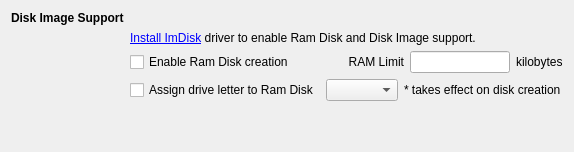
           <widget class="QWidget" name="tabAddonConfig">
            <attribute name="title">
             <string>Add-On Configuration</string>
            </attribute>
            <layout class="QGridLayout" name="gridLayout_40">
             <item row="0" column="0">
              <layout class="QGridLayout" name="gridLayout_39">
               <item row="2" column="1" colspan="2">
                <widget class="QCheckBox" name="chkRamDisk">
                 <property name="text">
                  <string>Enable Ram Disk creation</string>
                 </property>
                </widget>
               </item>
               <item row="2" column="6">
                <widget class="QLabel" name="lblRamLimit">
                 <property name="text">
                  <string>kilobytes</string>
                 </property>
                </widget>
               </item>
               <item row="3" column="3">
                <widget class="QComboBox" name="cmbRamLetter">
                 <property name="sizePolicy">
                  <sizepolicy hsizetype="Fixed" vsizetype="Fixed">
                   <horstretch>0</horstretch>
                   <verstretch>0</verstretch>
                  </sizepolicy>
                 </property>
                </widget>
               </item>
               <item row="3" column="1" colspan="2">
                <widget class="QCheckBox" name="chkRamLetter">
                 <property name="text">
                  <string>Assign drive letter to Ram Disk</string>
                 </property>
                </widget>
               </item>
               <item row="4" column="1">
                <spacer name="verticalSpacer_13">
                 <property name="orientation">
                  <enum>Qt::Vertical</enum>
                 </property>
                 <property name="sizeHint" stdset="0">
                  <size>
                   <width>20</width>
                   <height>40</height>
                  </size>
                 </property>
                </spacer>
               </item>
               <item row="1" column="1" colspan="6">
                <widget class="QLabel" name="lblImDisk">
                 <property name="text">
                  <string>&lt;a href=&quot;addon://ImDisk&quot;&gt;Install ImDisk&lt;/a&gt; driver to enable Ram Disk and Disk Image support.</string>
                 </property>
                 <property name="openExternalLinks">
                  <bool>false</bool>
                 </property>
                </widget>
               </item>
               <item row="0" column="0">
                <widget class="QLabel" name="lblDiskImage">
                 <property name="font">
                  <font>
                   <weight>75</weight>
                   <bold>true</bold>
                   <kerning>true</kerning>
                  </font>
                 </property>
                 <property name="text">
                  <string>Disk Image Support</string>
                 </property>
                </widget>
               </item>
               <item row="2" column="5">
                <widget class="QLineEdit" name="txtRamLimit">
                 <property name="maximumSize">
                  <size>
                   <width>100</width>
                   <height>16777215</height>
                  </size>
                 </property>
                </widget>
               </item>
               <item row="2" column="3" colspan="2">
                <widget class="QLabel" name="lblRamDisk">
                 <property name="text">
                  <string>RAM Limit</string>
                 </property>
                 <property name="alignment">
                  <set>Qt::AlignRight|Qt::AlignTrailing|Qt::AlignVCenter</set>
                 </property>
                 <property name="buddy">
                  <cstring>txtRamLimit</cstring>
                 </property>
                </widget>
               </item>
               <item row="4" column="6">
                <spacer name="horizontalSpacer_10">
                 <property name="orientation">
                  <enum>Qt::Horizontal</enum>
                 </property>
                 <property name="sizeHint" stdset="0">
                  <size>
                   <width>40</width>
                   <height>20</height>
                  </size>
                 </property>
                </spacer>
               </item>
               <item row="3" column="4" colspan="3">
                <widget class="QLabel" name="lblRamLetter">
                 <property name="toolTip">
                  <string>When a Ram Disk is already mounted you need to unmount it for this option to take effect.</string>
                 </property>
                 <property name="text">
                  <string>* takes effect on disk creation</string>
                 </property>
                </widget>
               </item>
              </layout>
             </item>
            </layout>
           </widget>
